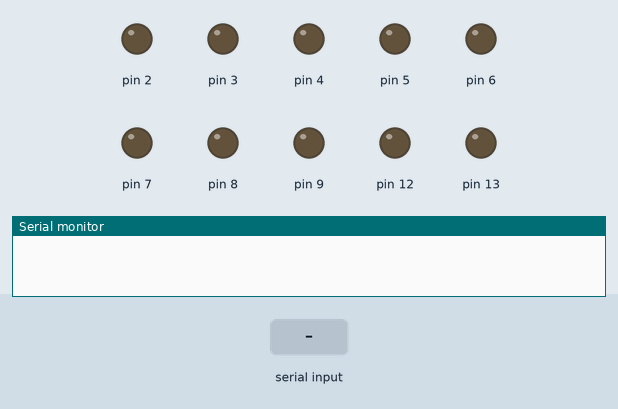
Recording of a sketch running on a simulated Arduino Uno, built with avr-gcc and run on an emulated ATmega328P. Shown: output pins drawn as LEDs (lit = HIGH), the last lines printed to the serial monitor. The test bench sets the inputs (shaded band).

Above: at 1.2 s.
1.3 s: "F" received over the second serial link
At 2.1 s:
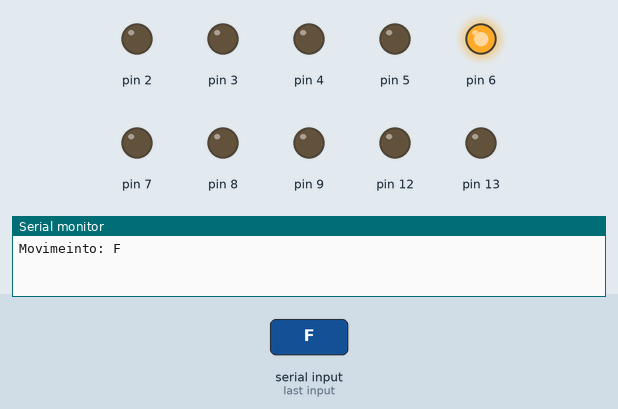
4.3 s: "f" received over the second serial link
At 5.6 s:
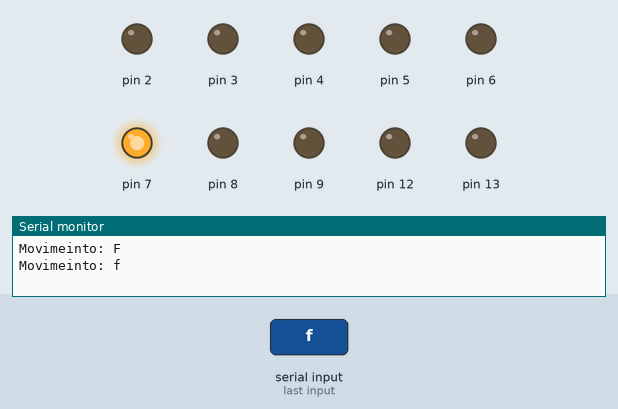
7.3 s: "R" received over the second serial link
At 7.8 s:
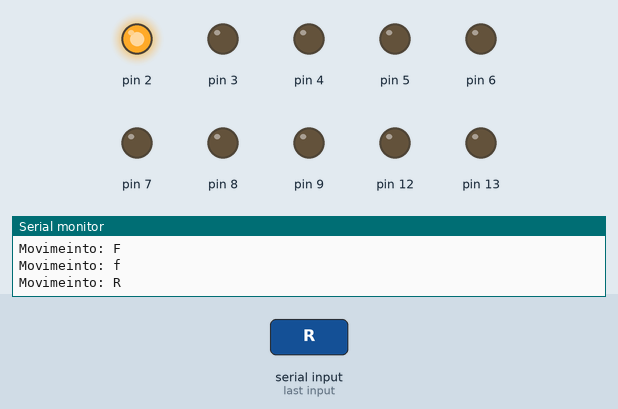
10.3 s: "r" received over the second serial link
At 11.3 s:
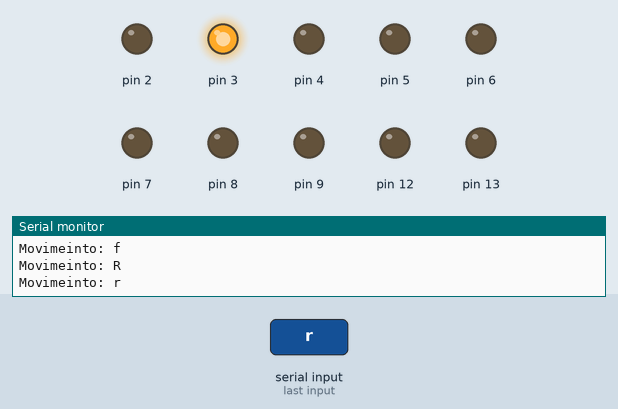
13.3 s: "L" received over the second serial link
At 13.6 s:
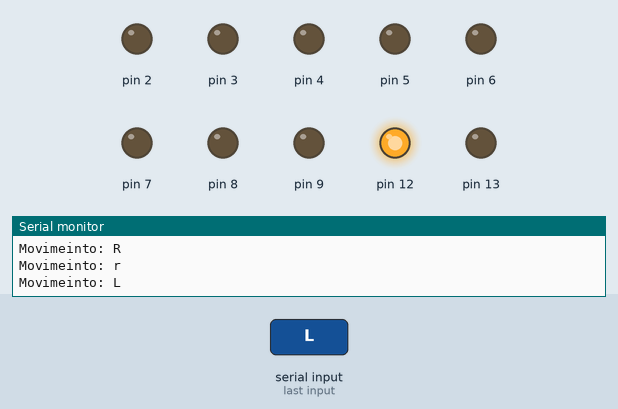
16.3 s: "l" received over the second serial link
At 17.1 s:
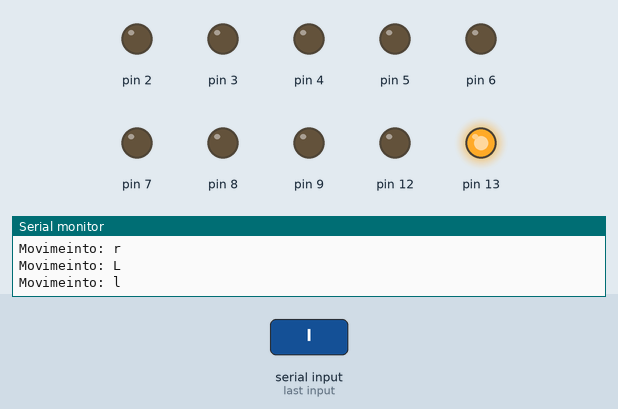
Timing chart, 0 to 19.8 s (numbered marks = the images above; inputs shaded):
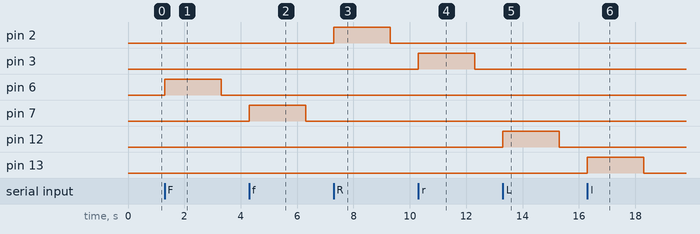

The sketch:

cubbotArduino.ino
```cpp
#include<SoftwareSerial.h>
SoftwareSerial bt(10, 11);
int R[2] = {2, 3};
int L[2] = {12, 13};
int F[2] = {6, 7};
int B[2] = {8, 9};
int U[2] = {4, 5};
int tiempo = 2000;
char movimiento;
void setup(){
    Serial.begin(9600);
    bt.begin(9600);
    for(int i = 2;i<= 13; i++){
      if(i != 10 && i != 11)pinMode(i, OUTPUT);
    }
}

void loop(){
    if(bt.available() > 0){
        movimiento = bt.read();
        Serial.print("Movimeinto: ");
        Serial.println(movimiento);
        girar(movimiento);
    }
}

void giroNormal(int motor[2]){
  digitalWrite(motor[0], HIGH);
  digitalWrite(motor[1], LOW);
}
void giroInverso(int motor[2]){
  digitalWrite(motor[0], LOW);
  digitalWrite(motor[1], HIGH);
}
void detener(int motor[2]){
  digitalWrite(motor[0], LOW);
  digitalWrite(motor[1], LOW);
}

void girar(char cara){
  switch(cara){
    case 'F':
      giroNormal(F);
      delay(tiempo);
      detener(F);
      break;
    case 'f':
      giroInverso(F);
      delay(tiempo);
      detener(F);
      break;
    case 'R':
      giroNormal(R);
      delay(tiempo);
      detener(R);
      break;
    case 'r':
      giroInverso(R);
      delay(tiempo);
      detener(R);
      break;
    case 'L':
      giroNormal(L);
      delay(tiempo);
      detener(L);
      break;
    case 'l':
      giroInverso(L);
      delay(tiempo);
      detener(L);
      break;
    case 'U':
      giroNormal(U);
      delay(tiempo);
      detener(U);
      break;
    case 'u':
      giroInverso(U);
      delay(tiempo);
      detener(U);
      break;
    case 'B':
      giroNormal(B);
      delay(tiempo);
      detener(B);
      break;
    case 'b':
      giroInverso(B);
      delay(tiempo);
      detener(B);
      break;
  }
}
```

Measured:
- after the input at 1.3 s, pin 6: LOW → HIGH at once, → LOW 2.0 s later
- after the input at 4.3 s, pin 7: LOW → HIGH at once, → LOW 2.0 s later
- after the input at 7.3 s, pin 2: LOW → HIGH at once, → LOW 2.0 s later
- after the input at 10.3 s, pin 3: LOW → HIGH at once, → LOW 2.0 s later
- after the input at 13.3 s, pin 12: LOW → HIGH at once, → LOW 2.0 s later
- after the input at 16.3 s, pin 13: LOW → HIGH at once, → LOW 2.0 s later
